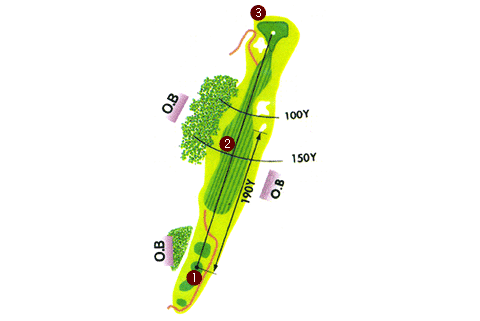
#> input picture data/src.gif, 480 x 321 px
$ python segment.py
#> lines starting #> are read from the running program, lines starting #| are printed output that depends on the picture; after the words box and inside, x2 and y2 are one past the last pixel; in counts of white or black regions, pixels touching at a corner belong together
import os
os.chdir(os.path.join(os.path.dirname(os.path.abspath(__file__)), "..", "data"))
"""Step 1: classify the source GIF into raw labels and show them for inspection."""
import numpy as np
from PIL import Image
from scipy import ndimage as ndi

im = Image.open('src.gif').convert('RGB')
#> im is the input picture: PIL image 480x321 RGB; mean R, G, B 242.9, 246.9, 230.4
a = np.asarray(im).astype(int)
R, G, B = a[..., 0], a[..., 1], a[..., 2]
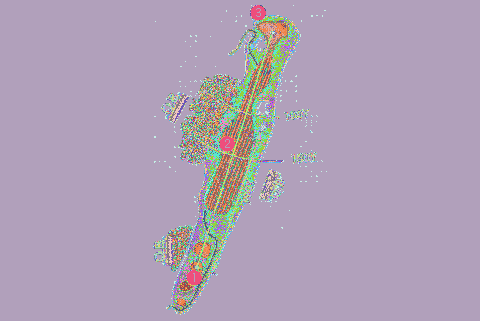
#> R: shape (321, 480) int64; 89 distinct labels, from 15 to 255; one colour per label, 0 black
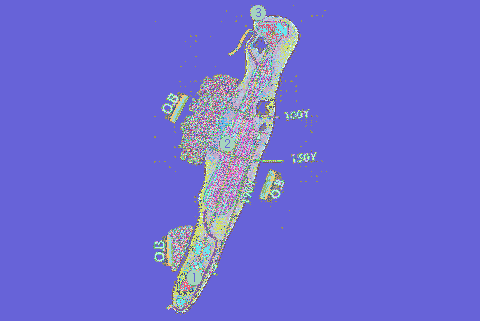
#> G: shape (321, 480) int64; 76 distinct labels, from 2 to 255; one colour per label, 0 black
#> B: shape (321, 480) int64; 83 distinct labels, from 0 to 255
H, W = R.shape
#> H = 321; W = 480

# raw colour classes
BG, ROUGH, GREENISH, PATH, PINK, MARK, WHITE = 0, 1, 2, 3, 4, 5, 6
lab = np.full((H, W), MARK, np.uint8)
mx, mn = a.max(-1), a.min(-1)
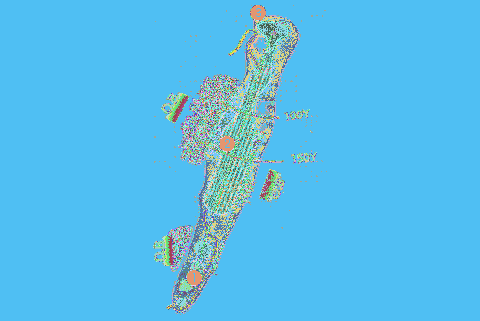
#> mx: shape (321, 480) int64; 72 distinct labels, from 20 to 255; one colour per label, 0 black
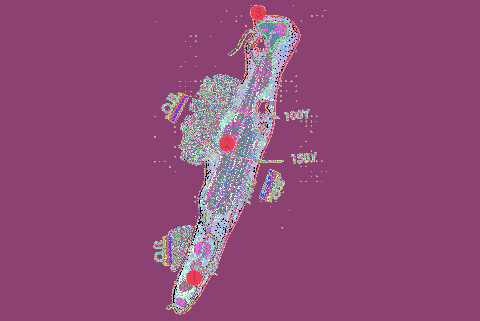
#> mn: shape (321, 480) int64; 84 distinct labels, from 0 to 255; one colour per label, 0 black
white = (mn > 215) & (mx - mn < 60)
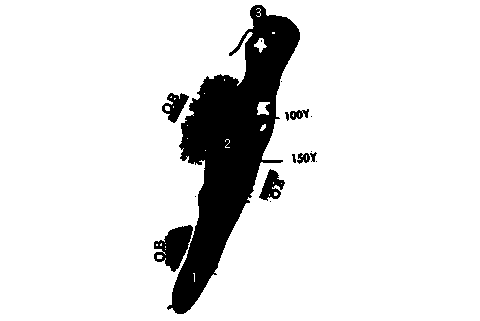
#> white: shape (321, 480) bool; 88.3% white; 16 black regions (7 under 20 px), largest, box (x1, y1, x2, y2) and area: (167, 5, 300, 314) 15799, (154, 225, 193, 272) 1022, (259, 169, 285, 201) 430
lab[white] = WHITE
rough = (R > 165) & (G > 190) & (B < 150) & (G >= R - 10) & ~white
#> rough: shape (321, 480) bool; 4.2% white; 216 white regions (206 under 20 px), largest, box (x1, y1, x2, y2) and area: (250, 16, 300, 116) 1707, (172, 147, 220, 309) 1531, (209, 193, 239, 273) 546
lab[rough] = ROUGH
greenish = (G > R + 15) & (G > B + 15) & (R < 175) & ~rough
#> greenish: shape (321, 480) bool; 5.1% white; 96 white regions (88 under 20 px), largest, box (x1, y1, x2, y2) and area: (181, 21, 289, 228) 6485, (167, 226, 193, 270) 498, (190, 240, 213, 274) 333
lab[greenish] = GREENISH
path = (R > 190) & (R > G + 35) & (B < 130)
#> path: shape (321, 480) bool; 0.29% white in thin lines or dots, all inside (x1, y1, x2, y2) = (167, 5, 266, 312)
lab[path] = PATH
pink = (R > 150) & (B > 140) & (R > G + 15) & ~white
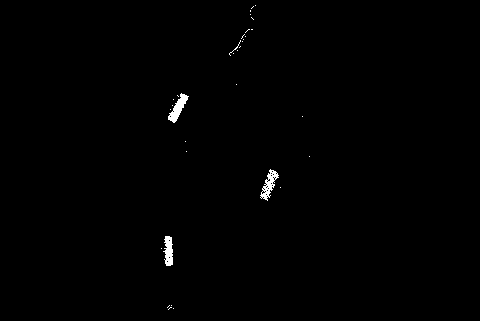
#> pink: shape (321, 480) bool; 0.5% white; 33 white regions (29 under 20 px), largest, box (x1, y1, x2, y2) and area: (168, 93, 189, 123) 250, (260, 169, 279, 201) 236, (163, 236, 173, 266) 215, (229, 40, 241, 56) 20
lab[pink] = PINK

# white components touching the image border = background; others = bunker/pin candidates
wl, n = ndi.label(lab == WHITE)
border = set(np.unique(np.r_[wl[0], wl[-1], wl[:, 0], wl[:, -1]])) - {0}
for i in range(1, n + 1):
    m = wl == i
    if i in border:
        lab[m] = BG
np.save('raw_lab.npy', lab)

cols = np.array([[255, 255, 255], [230, 240, 60], [40, 150, 40], [230, 120, 60],
                 [200, 120, 200], [255, 0, 0], [80, 160, 255]], np.uint8)
Image.fromarray(cols[lab]).resize((W * 3, H * 3), Image.NEAREST).save('dbg_raw.png')
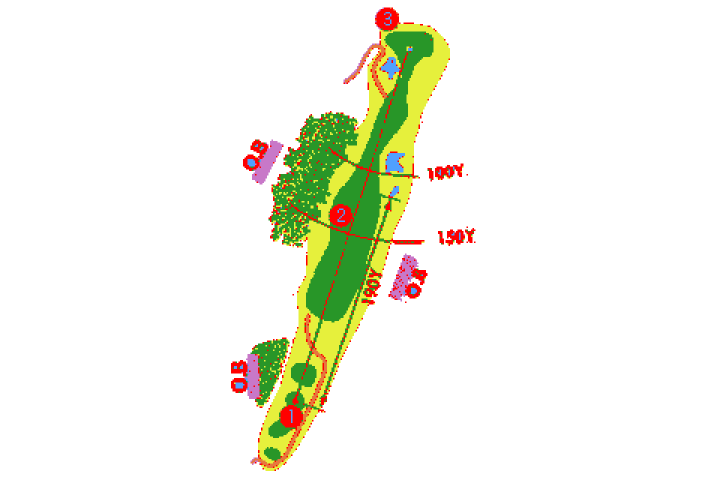
#> saved as dbg_raw.png: PIL image 1440x963 RGB (shown at 1/2 size); mean R, G, B 242.2, 243.7, 231
# list non-background white components (bunker/pin candidates)
wl, n = ndi.label(lab == WHITE)
for i, sl in enumerate(ndi.find_objects(wl), 1):
    print('white comp', i, 'y', sl[0].start, sl[0].stop, 'x', sl[1].start, sl[1].stop, 'px', (wl[sl] == i).sum())

$ run again, with data/gen_v3.png saved as data/src.gif
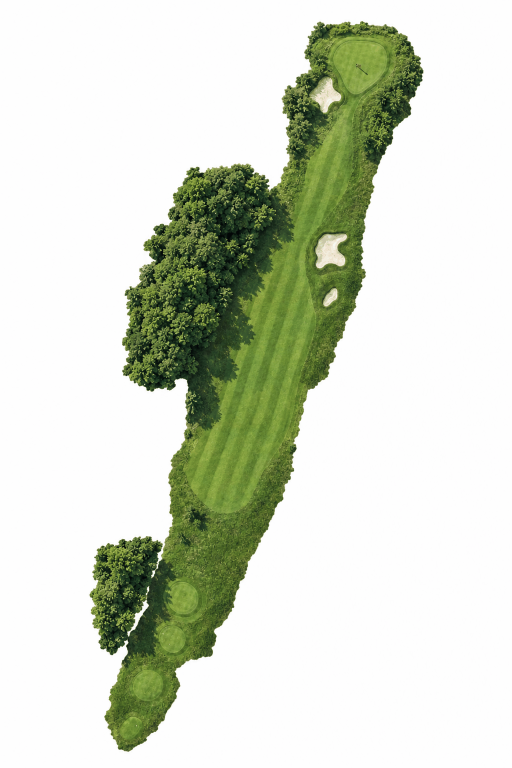
#> input picture data/gen_v3.png, 1024 x 1536 px (shown at 1/2 size)
#> im is the input picture: PIL image 1024x1536 RGB; mean R, G, B 212.2, 218.1, 202.5
#> `white = (mn > 215) & (mx - mn < 60)`:
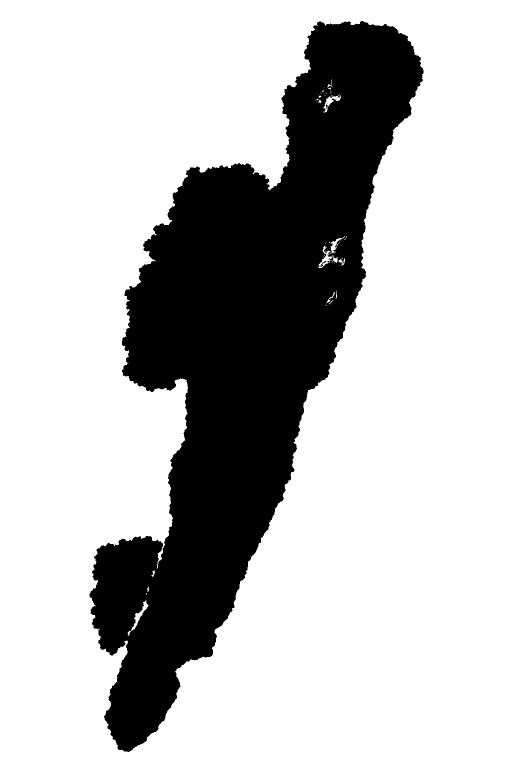
#> white: shape (1536, 1024) bool (shown at 1/2 size); 74.7% white; 8 black regions (6 under 20 px), largest, box (x1, y1, x2, y2) and area: (179, 42, 847, 1504) 397932, (641, 522, 653, 534) 37
#> rough: shape (1536, 1024) bool; 0.09% white in thin lines or dots, all inside (x1, y1, x2, y2) = (183, 47, 837, 1461)
#> greenish: shape (1536, 1024) bool; 21.9% white; 239 white regions (236 under 20 px), largest, box (x1, y1, x2, y2) and area: (180, 43, 847, 1503) 343779, (570, 171, 584, 186) 60, (431, 338, 439, 345) 27
#> path: shape (1536, 1024) bool; every value is 0
#> `Image.fromarray(cols[lab]).resize((W * 3, H * 3), Image.NEAREST).save(..`:
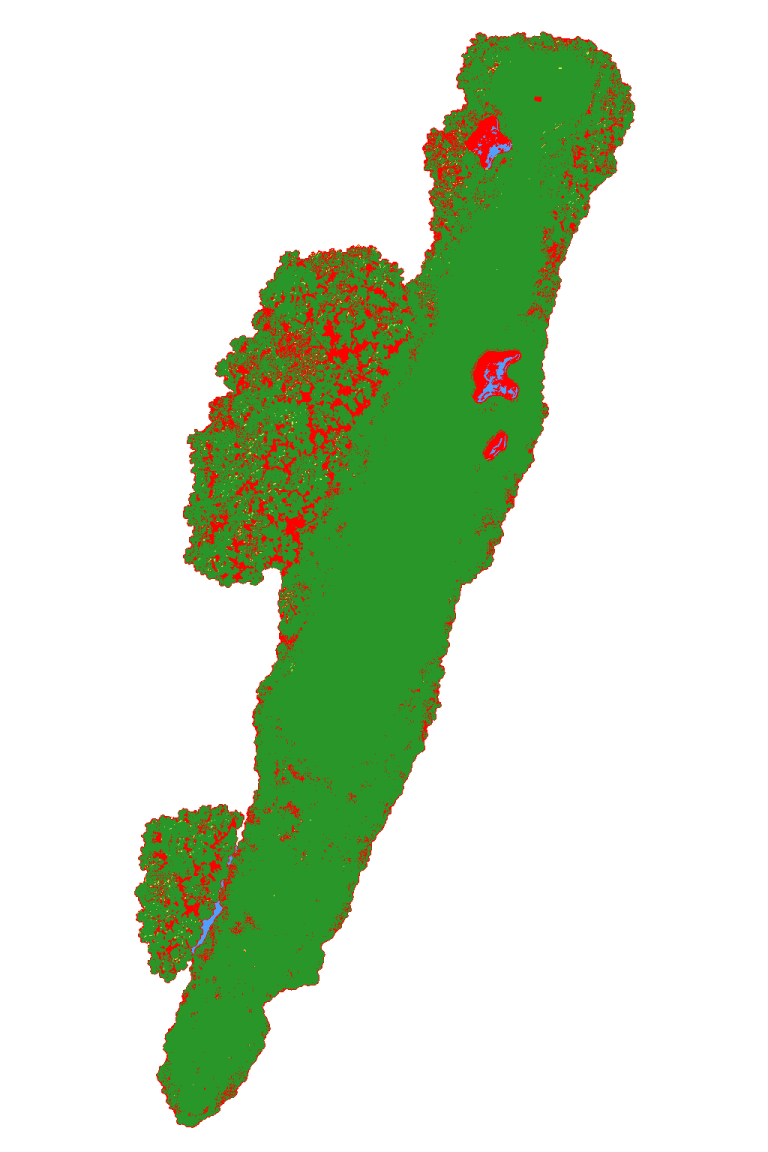
#> saved as dbg_raw.png: PIL image 3072x4608 RGB (shown at 1/4 size); mean R, G, B 207.7, 223.4, 199.3
